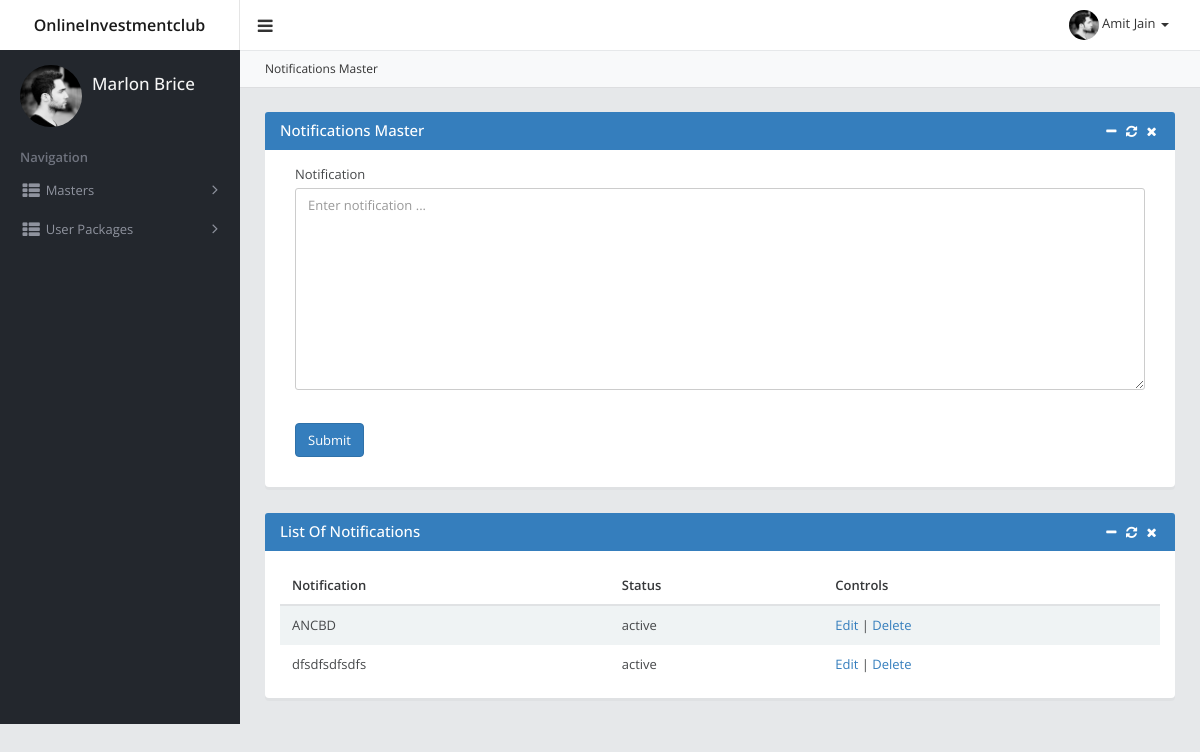
The page /onlineinvestclub/index.php/admin_notifications on the database as committed earlier.
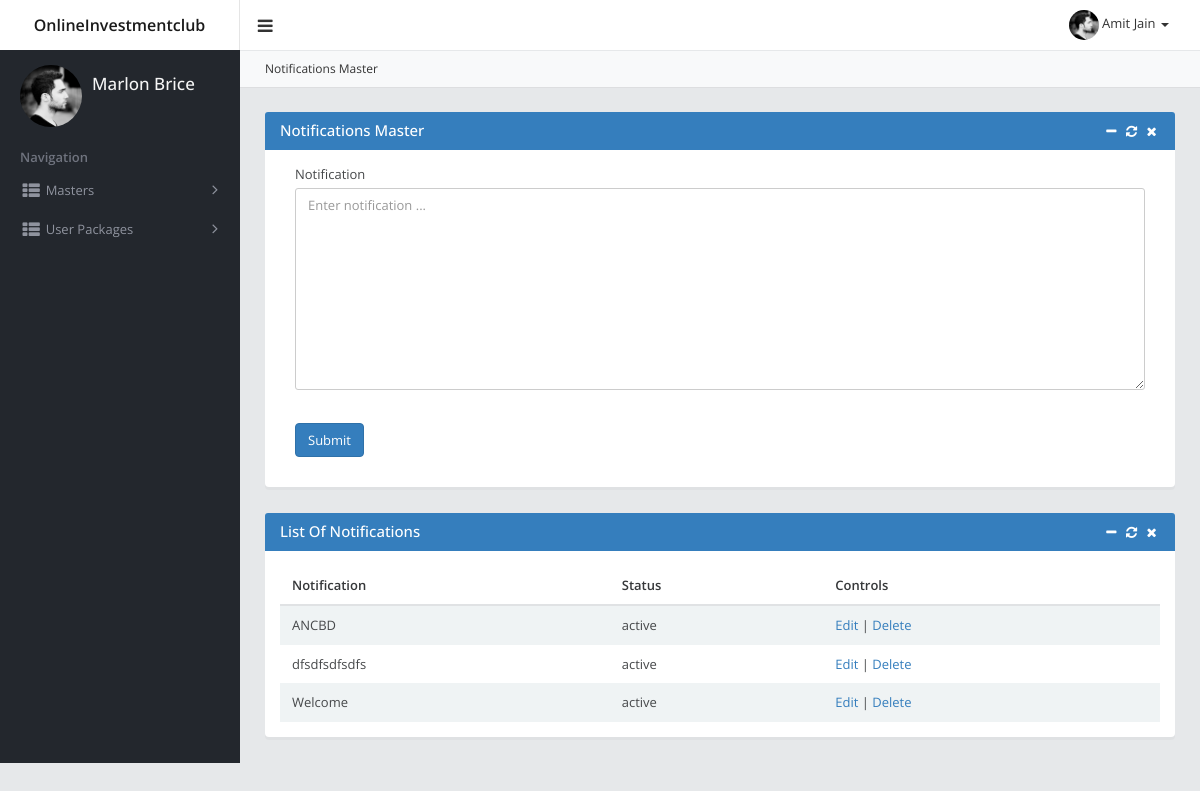
The same page on the database as committed later.
### tables this page shows
CREATE TABLE `notifications` (
  `notification_id` int(255) NOT NULL,
  `notification` text NOT NULL,
  `notification_status` varchar(255) NOT NULL,
  `notification_created_time` timestamp NOT NULL DEFAULT CURRENT_TIMESTAMP ON UPDATE CURRENT_TIMESTAMP
);

### onlineinvestclub/application/controllers/Admin_notifications.php (called while the page is built, shortened)
<?php
class Admin_notifications extends CI_Controller {
	public function __construct()
	{
        $this->load->model('Admin_notifications_model');
    }
	public function index()
	{
		$this->load->view('admin/includes/header');
		$this->load->view('admin/notifications');
	}
}

### onlineinvestclub/index.php (called while the page is built, shortened)
<?php
require_once BASEPATH.'core/CodeIgniter.php';

### onlineinvestclub/application/models/Common_model.php (called while the page is built, shortened)
<?php
class Common_model extends CI_Model
{
    function getNotifications($notification_id = 0)
    {
    	$this->db->trans_start();
    	$this->db->select('*');
		$query = $this->db->get('notifications');
		$main_data = array();
		foreach($query->result() as $row)
		{
			$data = array(
							'notification_id'=>$row->notification_id,
							'notification'=>$row->notification,
							'notification_status'=>$row->notification_status,
							'notification_created_time'=>$row->notification_created_time,
							);
		if($notification_id > 0)
		{
			$main_data = $data;
		}else
		{
			array_push($main_data,$data);
		}
		}
    	$this->db->trans_complete();
		return $main_data;
    }
}

### onlineinvestclub/application/helpers/functions_helper.php (called while the page is built, shortened)
<?php
$CI =& get_instance();
function getNotifications($notification_id = 0)
{
	global $CI;
	$result = $CI->Common_model->getNotifications($notification_id);
	return $result;
}
?>

### onlineinvestclub/application/views/admin/notifications.php (the view, shortened to what this page needs)
<link rel="stylesheet" href="<?php echo base_url(); ?>assets/admin/assets/plugins/bootstrap-wysihtml5/css/bootstrap-wysihtml5.css">
<div class="page-subheading page-subheading-md">
    <ol class="breadcrumb">
        <li class="active"><a href="javascript:;">Notifications Master</a></li>
    </ol>
</div>
<div class="container-fluid-md">
        <div class="panel panel-primary">
            <div class="panel-heading">
                <h4 class="panel-title">Notifications Master</h4>
                <div class="panel-options">
                    <a href="#" data-rel="collapse"><i class="fa fa-fw fa-minus"></i></a>
                    <a href="#" data-rel="reload"><i class="fa fa-fw fa-refresh"></i></a>
                    <a href="#" data-rel="close"><i class="fa fa-fw fa-times"></i></a>
                </div>
            </div>
            <div class="panel-body">
                <div class="col-md-12">
                        <div class="form-group">
                            <label class="control-label" for="exampleInputText1">Notification </label>
                            <div class="controls">
                                <textarea id="wysiwyg" class="form-control" placeholder="Enter notification ..." rows="10"></textarea>
                            </div>
                        </div>
                        <div class="form-group">
                            <div class="controls">
                                <input type="submit" class="btn btn-primary" value="Submit" ng-click="save_notification()"/>
                            </div>
                        </div>
                </div>
            </div>
        </div>
</div>
<div class="container-fluid-md">
    <div class="panel panel-primary">
        <div class="panel-heading">
            <h4 class="panel-title">List Of Notifications</h4>
            <div class="panel-options">
                <a href="#" data-rel="collapse"><i class="fa fa-fw fa-minus"></i></a>
                <a href="#" data-rel="reload"><i class="fa fa-fw fa-refresh"></i></a>
                <a href="#" data-rel="close"><i class="fa fa-fw fa-times"></i></a>
            </div>
        </div>
        <div class="panel-body">
            <table id="table-basic" class="table table-striped">
                    <thead>
                    <tr>
                        <th>Notification</th>
                        <th>Status</th>
                        <th>Controls</th>
                    </tr>
                    </thead>
                    <tbody>
                    <?php $list=getNotifications(); ?>
                    <?php foreach ($list as $row ) { ?>
                        <tr id="notification-id-<?= $row['notification_id']; ?>">
                            <td><?= $row['notification'];?></td>
                            <td><?= $row['notification_status'];?></td>
                            <td>
                                <a href="<?= site_url(); ?>/admin_notifications/edit/<?= $row['notification_id']; ?>">Edit</a> |
                                <a href="javascript:void(0);" ng-click="deleteNotification(<?= $row['notification_id']; ?>)">Delete</a>
                            </td>
                        </tr>
                    <?php } ?>
                    </tbody>
                </table>
        </div>
    </div>
</div>
</div>
</div>
    </body>
</html>

Rows that differ between the two databases and show on the page:
added notifications: notification "Welcome", notification_status "active"
